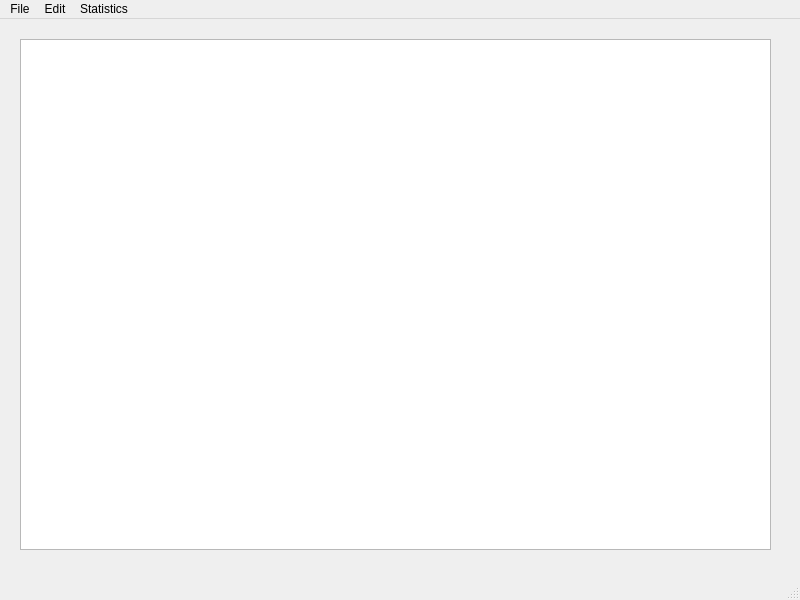
<?xml version="1.0" encoding="UTF-8"?>
<ui version="4.0">
 <class>TableViewer</class>
 <widget class="QMainWindow" name="TableViewer">
  <property name="geometry">
   <rect>
    <x>0</x>
    <y>0</y>
    <width>800</width>
    <height>600</height>
   </rect>
  </property>
  <property name="windowTitle">
   <string>TableViewer</string>
  </property>
  <widget class="QWidget" name="centralwidget">
   <widget class="QTableWidget" name="tableWidget">
    <property name="geometry">
     <rect>
      <x>20</x>
      <y>20</y>
      <width>751</width>
      <height>511</height>
     </rect>
    </property>
   </widget>
  </widget>
  <widget class="QMenuBar" name="menubar">
   <property name="geometry">
    <rect>
     <x>0</x>
     <y>0</y>
     <width>800</width>
     <height>22</height>
    </rect>
   </property>
   <widget class="QMenu" name="menuFile">
    <property name="title">
     <string>File</string>
    </property>
    <addaction name="actionRegenerate"/>
    <addaction name="separator"/>
    <addaction name="actionExit"/>
   </widget>
   <widget class="QMenu" name="menuEdit">
    <property name="title">
     <string>Edit</string>
    </property>
    <addaction name="actionAddPackage"/>
    <addaction name="actionFindPackage"/>
    <addaction name="separator"/>
    <addaction name="actionDropPackage"/>
   </widget>
   <widget class="QMenu" name="menuStatistics">
    <property name="title">
     <string>Statistics</string>
    </property>
    <addaction name="actionUniqueSenders"/>
    <addaction name="actionPackageDistribution"/>
   </widget>
   <addaction name="menuFile"/>
   <addaction name="menuEdit"/>
   <addaction name="menuStatistics"/>
  </widget>
  <widget class="QStatusBar" name="statusbar"/>
  <action name="actionRegenerate">
   <property name="text">
    <string>Refill table</string>
   </property>
   <property name="shortcut">
    <string>Ctrl+R</string>
   </property>
  </action>
  <action name="actionExit">
   <property name="text">
    <string>Exit</string>
   </property>
   <property name="shortcut">
    <string>Ctrl+Q</string>
   </property>
  </action>
  <action name="actionAddPackage">
   <property name="text">
    <string>Add package</string>
   </property>
   <property name="shortcut">
    <string>Ctrl+Shift+A</string>
   </property>
  </action>
  <action name="actionFindPackage">
   <property name="text">
    <string>Find package</string>
   </property>
   <property name="shortcut">
    <string>Ctrl+F</string>
   </property>
  </action>
  <action name="actionUniqueSenders">
   <property name="text">
    <string>Unique senders</string>
   </property>
   <property name="shortcut">
    <string>F7</string>
   </property>
  </action>
  <action name="actionPackageDistribution">
   <property name="text">
    <string>Package distribution</string>
   </property>
   <property name="shortcut">
    <string>F8</string>
   </property>
  </action>
  <action name="actionDropPackage">
   <property name="text">
    <string>Drop package</string>
   </property>
   <property name="shortcut">
    <string>Del</string>
   </property>
  </action>
 </widget>
 <resources/>
 <connections/>
</ui>
